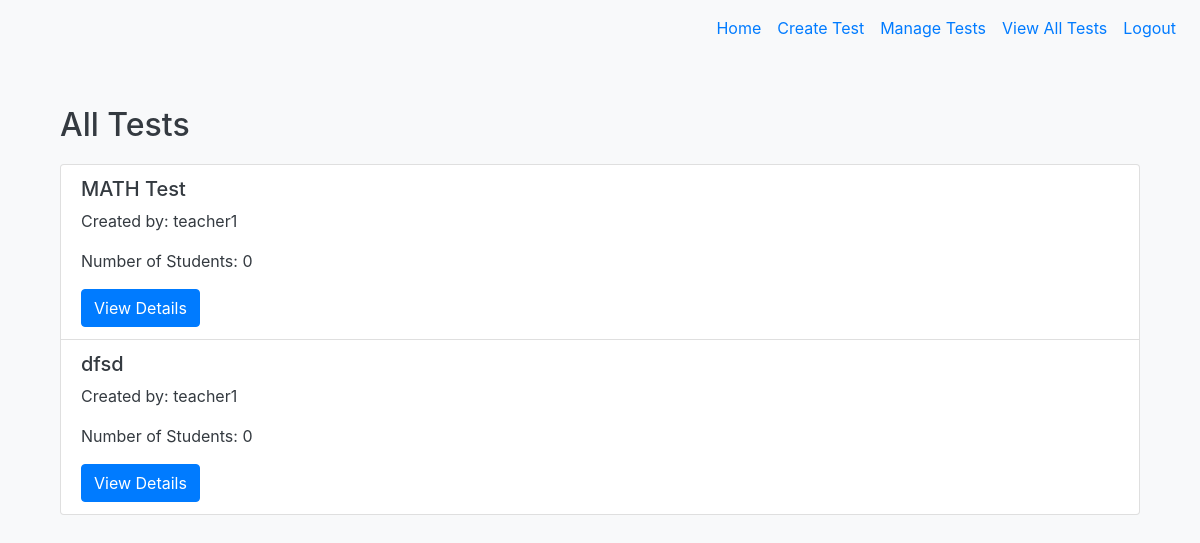
/tests (signed in), run on an earlier commit of the app's database.
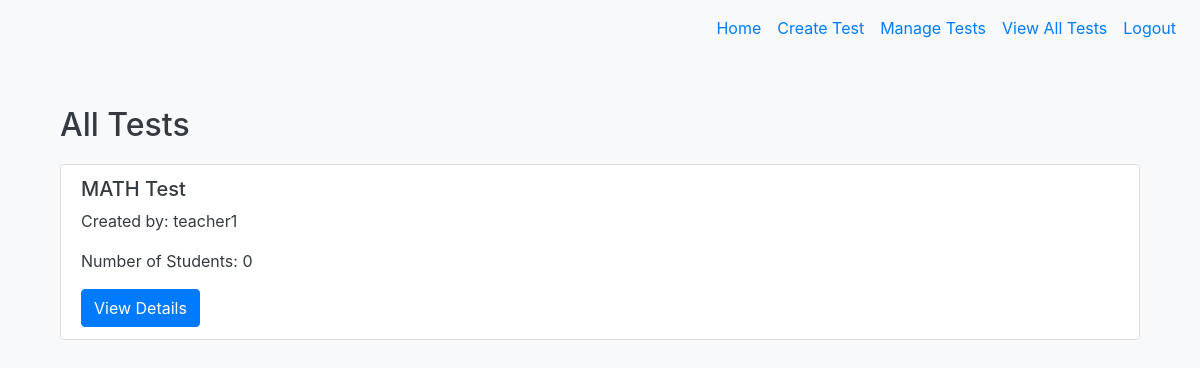
And on a later commit of the database.
### tables this page shows
CREATE TABLE "Test" (
    id INTEGER PRIMARY KEY AUTOINCREMENT,
    test_name TEXT NOT NULL,
    test_description TEXT,
    teacher_id INTEGER,
    FOREIGN KEY (teacher_id) REFERENCES User(id) ON DELETE CASCADE
);

### app.py (the view)
@app.route('/tests')
@login_required
def view_all_tests():
    tests = db.execute("SELECT Test.id, Test.test_name, Test.test_description, User.username AS teacher_name, COUNT(DISTINCT Answer.student_id) AS student_count "
                       "FROM Test "
                       "LEFT JOIN User ON Test.teacher_id = User.id "
                       "LEFT JOIN Answer ON Test.id = Answer.test_id "
                       "GROUP BY Test.id")
    return render_template('view_all_tests.html', tests=tests)

### app.py (called while the page is built)
@login_manager.user_loader
def load_user(user_id):
    user = db.execute("SELECT * FROM User WHERE id = ?", user_id)
    if user:
        return User(id=user[0]['id'], username=user[0]['username'], password=user[0]['password'], role=user[0]['role'])
    return None

### templates/view_all_tests.html
{% extends "base.html" %}
{% block content %}
<div class="container mt-4">
    <h2>All Tests</h2>
    <ul class="list-group">
        {% for test in tests %}
        <li class="list-group-item">
            <h5>{{ test.test_name }}</h5>
            <p>Created by: {{ test.teacher_name }}</p>
            <p>Number of Students: {{ test.student_count }}</p>
            <a href="/test/{{ test.id }}/details" class="btn btn-primary">View Details</a>
        </li>
        {% endfor %}
    </ul>
</div>
{% endblock %}

What changed in the data, as far as the page shows it:
removed Test: test_name "dfsd", teacher_name "teacher1", student_count "0"
